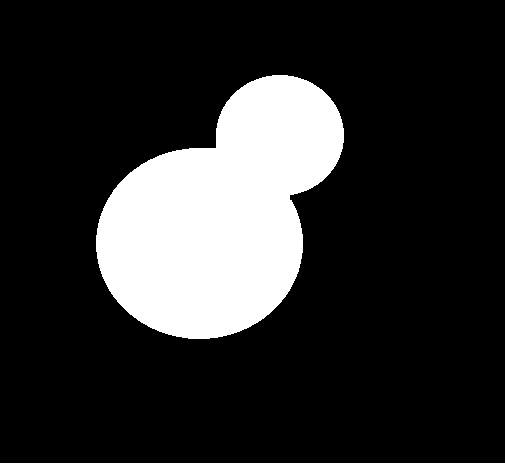
#> input picture images/figuras_3.bmp, 505 x 464 px
$ python class_9_p4.py
#> lines starting #> are read from the running program, lines starting #| are printed output that depends on the picture; after the words box and inside, x2 and y2 are one past the last pixel; in counts of white or black regions, pixels touching at a corner belong together
# -*- coding: utf-8 -*-
"""
Created on Fri Aug 23 22:55:37 2019

@author: luisf
"""

# =============================================================================
# DIP CLASS 9
#
#P4: Distance Transformation
#
# =============================================================================

# A distance transformation is an operator that calculates and assigns the
# distance of each pixel (bright) to the nearest zero valued pixel, creating
# a new image composed of zero values and distances for bright pixels

import cv2
import os
import numpy as np

root = os.path.abspath(os.getcwd()) + '/images'

# Reading the image and converting it to grayscale
img = cv2.imread(root + '/figuras_3.bmp')
#> img is the input picture: shape (464, 505, 3); 18% white; 2 white regions, box (x1, y1, x2, y2) and area: (96, 75, 344, 339) 41756, (0, 463, 505, 464) 505
img = cv2.cvtColor(img, cv2.COLOR_BGR2GRAY)

# applying a threshold. this transformation works on binary images
_,img = cv2.threshold(img, 100, 255, cv2.THRESH_BINARY)
cv2.imshow('Original',img)

# Applying the distance transformation, calculating the euclidean distance (L2)
img2 = cv2.distanceTransform(img, cv2.DIST_L2, 3)
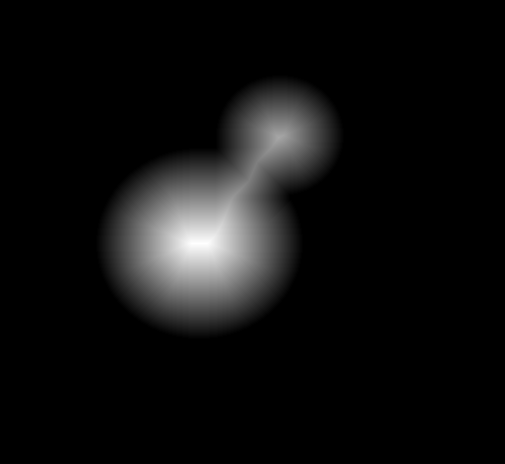
#> img2: shape (464, 505) float32; min 0, max 91.68, mean 5.5; drawn with min black and max white

# normalizing the values of the new image for 0 - 1
cv2.normalize(img2, img2, 0, 1, cv2.NORM_MINMAX)
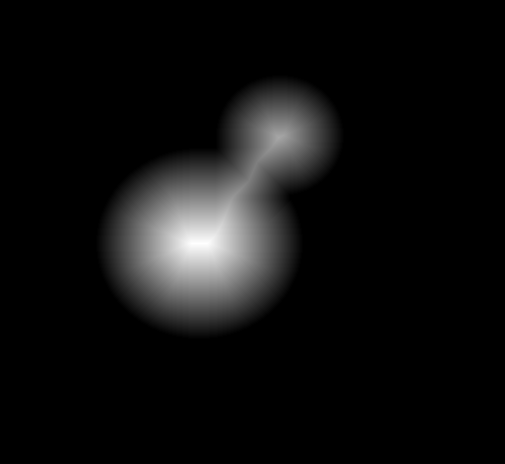
#> img2: shape (464, 505) float32; 18.04% of pixels changed, all inside (x1, y1, x2, y2) = (0, 75, 505, 464)

# showing the result
cv2.imshow('Disntance Transform',img2)

# each line is the distance to the nearest zero valued pixel

cv2.waitKey(0)
cv2.destroyAllWindows()
